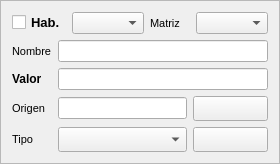
           <widget class="QFrame" name="frame">
            <property name="sizePolicy">
             <sizepolicy hsizetype="Preferred" vsizetype="Preferred">
              <horstretch>0</horstretch>
              <verstretch>1</verstretch>
             </sizepolicy>
            </property>
            <property name="maximumSize">
             <size>
              <width>300</width>
              <height>200</height>
             </size>
            </property>
            <property name="frameShape">
             <enum>QFrame::StyledPanel</enum>
            </property>
            <property name="frameShadow">
             <enum>QFrame::Plain</enum>
            </property>
            <layout class="QVBoxLayout" name="verticalLayout_5">
             <item>
              <layout class="QHBoxLayout" name="horizontalLayout_14">
               <item>
                <layout class="QHBoxLayout" name="horizontalLayout_7">
                 <item>
                  <widget class="QCheckBox" name="m_MatrizOnOff">
                   <property name="font">
                    <font>
                     <pointsize>10</pointsize>
                     <weight>75</weight>
                     <bold>true</bold>
                    </font>
                   </property>
                   <property name="text">
                    <string>Hab.</string>
                   </property>
                  </widget>
                 </item>
                 <item>
                  <widget class="QComboBox" name="m_NumeroCampo">
                   <property name="sizePolicy">
                    <sizepolicy hsizetype="Preferred" vsizetype="Fixed">
                     <horstretch>1</horstretch>
                     <verstretch>0</verstretch>
                    </sizepolicy>
                   </property>
                   <property name="minimumSize">
                    <size>
                     <width>0</width>
                     <height>20</height>
                    </size>
                   </property>
                   <property name="maximumSize">
                    <size>
                     <width>16777215</width>
                     <height>25</height>
                    </size>
                   </property>
                   <property name="font">
                    <font>
                     <pointsize>9</pointsize>
                    </font>
                   </property>
                  </widget>
                 </item>
                </layout>
               </item>
               <item>
                <layout class="QHBoxLayout" name="horizontalLayout_10">
                 <item>
                  <widget class="QLabel" name="label_14">
                   <property name="sizePolicy">
                    <sizepolicy hsizetype="Fixed" vsizetype="Preferred">
                     <horstretch>0</horstretch>
                     <verstretch>0</verstretch>
                    </sizepolicy>
                   </property>
                   <property name="minimumSize">
                    <size>
                     <width>40</width>
                     <height>0</height>
                    </size>
                   </property>
                   <property name="font">
                    <font>
                     <pointsize>8</pointsize>
                    </font>
                   </property>
                   <property name="text">
                    <string>Matriz</string>
                   </property>
                  </widget>
                 </item>
                 <item>
                  <widget class="QComboBox" name="m_NumeroMatriz">
                   <property name="sizePolicy">
                    <sizepolicy hsizetype="Preferred" vsizetype="Preferred">
                     <horstretch>1</horstretch>
                     <verstretch>0</verstretch>
                    </sizepolicy>
                   </property>
                   <property name="minimumSize">
                    <size>
                     <width>0</width>
                     <height>20</height>
                    </size>
                   </property>
                   <property name="maximumSize">
                    <size>
                     <width>16777215</width>
                     <height>25</height>
                    </size>
                   </property>
                   <property name="font">
                    <font>
                     <pointsize>9</pointsize>
                    </font>
                   </property>
                  </widget>
                 </item>
                </layout>
               </item>
              </layout>
             </item>
             <item>
              <layout class="QHBoxLayout" name="horizontalLayout_8">
               <item>
                <widget class="QLabel" name="label_9">
                 <property name="sizePolicy">
                  <sizepolicy hsizetype="Fixed" vsizetype="Preferred">
                   <horstretch>0</horstretch>
                   <verstretch>0</verstretch>
                  </sizepolicy>
                 </property>
                 <property name="minimumSize">
                  <size>
                   <width>40</width>
                   <height>0</height>
                  </size>
                 </property>
                 <property name="font">
                  <font>
                   <pointsize>8</pointsize>
                  </font>
                 </property>
                 <property name="text">
                  <string>Nombre</string>
                 </property>
                </widget>
               </item>
               <item>
                <widget class="QLineEdit" name="m_NombreCampo">
                 <property name="sizePolicy">
                  <sizepolicy hsizetype="Preferred" vsizetype="Fixed">
                   <horstretch>2</horstretch>
                   <verstretch>0</verstretch>
                  </sizepolicy>
                 </property>
                 <property name="minimumSize">
                  <size>
                   <width>0</width>
                   <height>20</height>
                  </size>
                 </property>
                 <property name="maximumSize">
                  <size>
                   <width>16777215</width>
                   <height>25</height>
                  </size>
                 </property>
                 <property name="font">
                  <font>
                   <pointsize>9</pointsize>
                   <weight>75</weight>
                   <bold>true</bold>
                  </font>
                 </property>
                 <property name="alignment">
                  <set>Qt::AlignCenter</set>
                 </property>
                 <property name="readOnly">
                  <bool>true</bool>
                 </property>
                </widget>
               </item>
              </layout>
             </item>
             <item>
              <layout class="QHBoxLayout" name="horizontalLayout_9">
               <item>
                <widget class="QLabel" name="label_18">
                 <property name="sizePolicy">
                  <sizepolicy hsizetype="Fixed" vsizetype="Preferred">
                   <horstretch>0</horstretch>
                   <verstretch>0</verstretch>
                  </sizepolicy>
                 </property>
                 <property name="minimumSize">
                  <size>
                   <width>40</width>
                   <height>0</height>
                  </size>
                 </property>
                 <property name="font">
                  <font>
                   <pointsize>9</pointsize>
                   <weight>75</weight>
                   <bold>true</bold>
                  </font>
                 </property>
                 <property name="text">
                  <string>Valor</string>
                 </property>
                </widget>
               </item>
               <item>
                <widget class="QLineEdit" name="m_ValorCampo">
                 <property name="alignment">
                  <set>Qt::AlignCenter</set>
                 </property>
                </widget>
               </item>
              </layout>
             </item>
             <item>
              <layout class="QGridLayout" name="gridLayout_10">
               <item row="1" column="0">
                <widget class="QLabel" name="label_13">
                 <property name="sizePolicy">
                  <sizepolicy hsizetype="Fixed" vsizetype="Preferred">
                   <horstretch>0</horstretch>
                   <verstretch>0</verstretch>
                  </sizepolicy>
                 </property>
                 <property name="minimumSize">
                  <size>
                   <width>40</width>
                   <height>0</height>
                  </size>
                 </property>
                 <property name="font">
                  <font>
                   <pointsize>8</pointsize>
                  </font>
                 </property>
                 <property name="text">
                  <string>Tipo</string>
                 </property>
                </widget>
               </item>
               <item row="0" column="2">
                <widget class="QPushButton" name="m_ConfigOrigen">
                 <property name="sizePolicy">
                  <sizepolicy hsizetype="Preferred" vsizetype="Fixed">
                   <horstretch>0</horstretch>
                   <verstretch>0</verstretch>
                  </sizepolicy>
                 </property>
                 <property name="minimumSize">
                  <size>
                   <width>75</width>
                   <height>25</height>
                  </size>
                 </property>
                 <property name="maximumSize">
                  <size>
                   <width>75</width>
                   <height>30</height>
                  </size>
                 </property>
                 <property name="text">
                  <string/>
                 </property>
                 <property name="icon">
                  <iconset resource="../../In2Apps/In2Designer/In2Designer/shared.qrc">
                   <normaloff>:/res/images/run.png</normaloff>:/res/images/run.png</iconset>
                 </property>
                </widget>
               </item>
               <item row="0" column="0">
                <widget class="QLabel" name="label_17">
                 <property name="sizePolicy">
                  <sizepolicy hsizetype="Fixed" vsizetype="Preferred">
                   <horstretch>0</horstretch>
                   <verstretch>0</verstretch>
                  </sizepolicy>
                 </property>
                 <property name="minimumSize">
                  <size>
                   <width>40</width>
                   <height>0</height>
                  </size>
                 </property>
                 <property name="font">
                  <font>
                   <pointsize>8</pointsize>
                  </font>
                 </property>
                 <property name="text">
                  <string>Origen</string>
                 </property>
                </widget>
               </item>
               <item row="1" column="2">
                <widget class="QPushButton" name="m_ConfigTipo">
                 <property name="sizePolicy">
                  <sizepolicy hsizetype="Preferred" vsizetype="Fixed">
                   <horstretch>0</horstretch>
                   <verstretch>0</verstretch>
                  </sizepolicy>
                 </property>
                 <property name="minimumSize">
                  <size>
                   <width>75</width>
                   <height>25</height>
                  </size>
                 </property>
                 <property name="maximumSize">
                  <size>
                   <width>75</width>
                   <height>30</height>
                  </size>
                 </property>
                 <property name="text">
                  <string/>
                 </property>
                 <property name="icon">
                  <iconset resource="../../In2Apps/In2Designer/In2Designer/shared.qrc">
                   <normaloff>:/res/images/run.png</normaloff>:/res/images/run.png</iconset>
                 </property>
                </widget>
               </item>
               <item row="1" column="1">
                <widget class="QComboBox" name="m_TipoCampo">
                 <property name="sizePolicy">
                  <sizepolicy hsizetype="Preferred" vsizetype="Preferred">
                   <horstretch>0</horstretch>
                   <verstretch>0</verstretch>
                  </sizepolicy>
                 </property>
                 <property name="minimumSize">
                  <size>
                   <width>0</width>
                   <height>20</height>
                  </size>
                 </property>
                 <property name="maximumSize">
                  <size>
                   <width>16777215</width>
                   <height>25</height>
                  </size>
                 </property>
                 <property name="font">
                  <font>
                   <pointsize>9</pointsize>
                  </font>
                 </property>
                </widget>
               </item>
               <item row="0" column="1">
                <widget class="QLineEdit" name="m_OrigenCampo">
                 <property name="alignment">
                  <set>Qt::AlignCenter</set>
                 </property>
                </widget>
               </item>
              </layout>
             </item>
            </layout>
           </widget>
